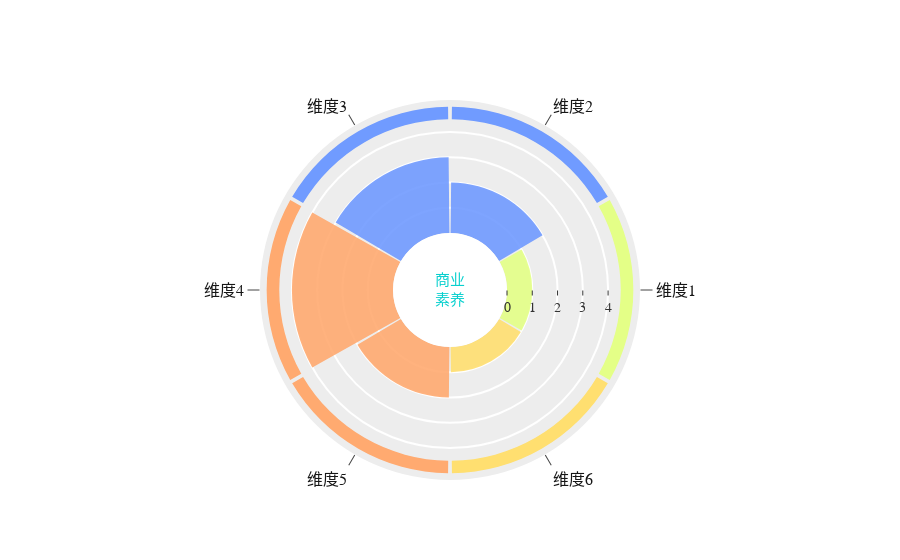

Notebook source saved alongside this figure:
### Code cell
dim_names = ['维度1', '维度2', '维度3', '维度4', '维度5', '维度6']
dim_colors = ["#E4FF87", '#709BFF', '#709BFF', '#FFAA70', '#FFAA70', '#FFDF70']
dim_vals = [1, 2, 3, 4, 2, 1]
max_val = 4
#fig_title = '图片标题'
center_word = '商业<br>素养'
output_name = 'rose_chart_example'

rose_chart1(dim_names, dim_vals, dim_colors, max_val, center_word, output_name)

### Figure 1 — Plotly figure (JSON) as saved in the notebook; plotly's stock layout.template omitted (floating-point values rounded to 4 significant figures)
{"data": [{"hoverinfo": "r+theta", "marker": {"color": ["#E4FF87", "#709BFF", "#709BFF", "#FFAA70", "#FFAA70", "#FFDF70"]}, "name": "维度1", "opacity": 0.9, "r": [1, 0, 0, 0, 0, 0], "showlegend": false, "theta": ["维度1", "维度2", "维度3", "维度4", "维度5", "维度6"], "type": "barpolar"}, {"base": 4.5, "marker": {"color": ["#E4FF87", "#709BFF", "#709BFF", "#FFAA70", "#FFAA70", "#FFDF70"]}, "name": "维度1", "opacity": 1, "r": [0.5, 0, 0, 0, 0, 0], "showlegend": false, "theta": ["维度1", "维度2", "维度3", "维度4", "维度5", "维度6"], "type": "barpolar"}, {"hoverinfo": "r+theta", "marker": {"color": ["#E4FF87", "#709BFF", "#709BFF", "#FFAA70", "#FFAA70", "#FFDF70"]}, "name": "维度2", "opacity": 0.9, "r": [0, 2, 0, 0, 0, 0], "showlegend": false, "theta": ["维度1", "维度2", "维度3", "维度4", "维度5", "维度6"], "type": "barpolar"}, {"base": 4.5, "marker": {"color": ["#E4FF87", "#709BFF", "#709BFF", "#FFAA70", "#FFAA70", "#FFDF70"]}, "name": "维度2", "opacity": 1, "r": [0, 0.5, 0, 0, 0, 0], "showlegend": false, "theta": ["维度1", "维度2", "维度3", "维度4", "维度5", "维度6"], "type": "barpolar"}, {"hoverinfo": "r+theta", "marker": {"color": ["#E4FF87", "#709BFF", "#709BFF", "#FFAA70", "#FFAA70", "#FFDF70"]}, "name": "维度3", "opacity": 0.9, "r": [0, 0, 3, 0, 0, 0], "showlegend": false, "theta": ["维度1", "维度2", "维度3", "维度4", "维度5", "维度6"], "type": "barpolar"}, {"base": 4.5, "marker": {"color": ["#E4FF87", "#709BFF", "#709BFF", "#FFAA70", "#FFAA70", "#FFDF70"]}, "name": "维度3", "opacity": 1, "r": [0, 0, 0.5, 0, 0, 0], "showlegend": false, "theta": ["维度1", "维度2", "维度3", "维度4", "维度5", "维度6"], "type": "barpolar"}, {"hoverinfo": "r+theta", "marker": {"color": ["#E4FF87", "#709BFF", "#709BFF", "#FFAA70", "#FFAA70", "#FFDF70"]}, "name": "维度4", "opacity": 0.9, "r": [0, 0, 0, 4, 0, 0], "showlegend": false, "theta": ["维度1", "维度2", "维度3", "维度4", "维度5", "维度6"], "type": "barpolar"}, {"base": 4.5, "marker": {"color": ["#E4FF87", "#709BFF", "#709BFF", "#FFAA70", "#FFAA70", "#FFDF70"]}, "name": "维度4", "opacity": 1, "r": [0, 0, 0, 0.5, 0, 0], "showlegend": false, "theta": ["维度1", "维度2", "维度3", "维度4", "维度5", "维度6"], "type": "barpolar"}, {"hoverinfo": "r+theta", "marker": {"color": ["#E4FF87", "#709BFF", "#709BFF", "#FFAA70", "#FFAA70", "#FFDF70"]}, "name": "维度5", "opacity": 0.9, "r": [0, 0, 0, 0, 2, 0], "showlegend": false, "theta": ["维度1", "维度2", "维度3", "维度4", "维度5", "维度6"], "type": "barpolar"}, {"base": 4.5, "marker": {"color": ["#E4FF87", "#709BFF", "#709BFF", "#FFAA70", "#FFAA70", "#FFDF70"]}, "name": "维度5", "opacity": 1, "r": [0, 0, 0, 0, 0.5, 0], "showlegend": false, "theta": ["维度1", "维度2", "维度3", "维度4", "维度5", "维度6"], "type": "barpolar"}, {"hoverinfo": "r+theta", "marker": {"color": ["#E4FF87", "#709BFF", "#709BFF", "#FFAA70", "#FFAA70", "#FFDF70"]}, "name": "维度6", "opacity": 0.9, "r": [0, 0, 0, 0, 0, 1], "showlegend": false, "theta": ["维度1", "维度2", "维度3", "维度4", "维度5", "维度6"], "type": "barpolar"}, {"base": 4.5, "marker": {"color": ["#E4FF87", "#709BFF", "#709BFF", "#FFAA70", "#FFAA70", "#FFDF70"]}, "name": "维度6", "opacity": 1, "r": [0, 0, 0, 0, 0, 0.5], "showlegend": false, "theta": ["维度1", "维度2", "维度3", "维度4", "维度5", "维度6"], "type": "barpolar"}], "layout": {"annotations": [{"font": {"color": "rgb(8, 208, 206)", "family": "SimHei", "size": 15}, "showarrow": false, "text": "商业<br>素养", "x": 0.5, "xref": "paper", "y": 0.5, "yref": "paper"}], "autosize": true, "font": {"family": "SimHei", "size": 16}, "modebar": {"bgcolor": "rgba(118, 6, 6, 0.5)", "color": "rgba(68, 68, 68, 0.3)", "orientation": "h"}, "orientation": 0, "polar": {"angularaxis": {"direction": "counterclockwise", "gridwidth": 1, "showgrid": false, "showline": false, "showticklabels": true, "tickfont": {"color": "rgb(22, 22, 22)"}, "ticklen": 12, "tickmode": "auto", "tickprefix": "", "tickwidth": 1, "type": "category", "visible": true}, "bargap": 0.02, "hole": 0.3, "radialaxis": {"gridwidth": 2, "linewidth": 0, "tickfont": {"size": 14}, "tickmode": "array", "ticktext": ["0", "1", "2", "3", "4"], "tickvals": [0, 1, 2, 3, 4], "title": {"text": "<br>"}, "type": "linear", "visible": true}}, "radialaxis": {"ticksuffix": "%"}, "separators": ", ", "xaxis": {"autorange": true, "range": [-1, 6]}, "yaxis": {"autorange": true, "range": [-1, 4]}}}
